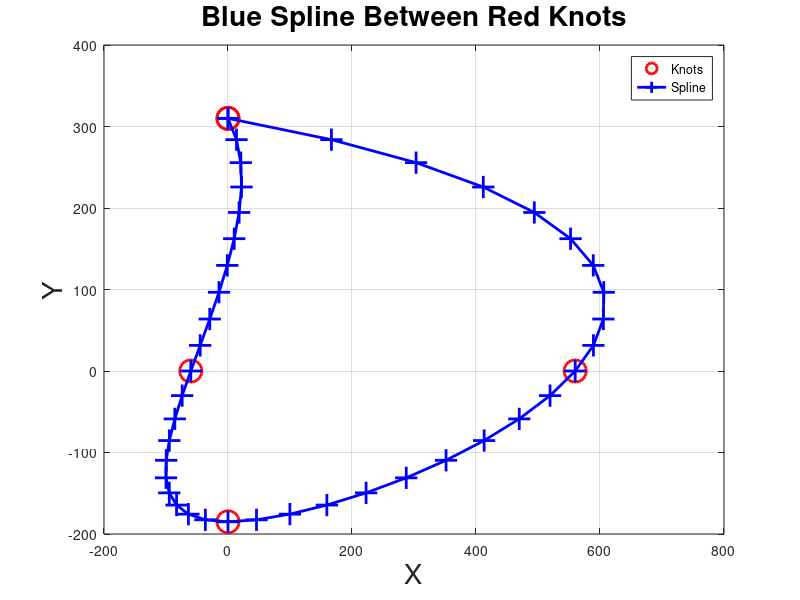

Write the MATLAB code that produced this figure.
clc;  % Clear command window.
clear;  % Delete all variables.
close all;  % Close all figure windows except those created by imtool.
workspace;  % Make sure the workspace panel is showing.
fontSize = 20;
x = [0, 560, 0, -60];  
y = [310, 0, -185, 0];
% Append first point to last to close the curve
x = [x, x(1)];
y = [y, y(1)];
plot(x, y, 'r*');
grid on;
set(gcf, 'Position', get(0,'Screensize')); % Enlarge figure to full screen.
set(gcf,'name','Spline Image Analysis Demo','numbertitle','off') 
% Calculate the area within the blue spline curve.
% You do not need to connect the last point back to the first point.
knots = [x; y];
areaOfPolygon = polyarea(x,y);
numberOfPoints = length(x);
% Interpolate with a spline curve and finer spacing.
originalSpacing = 1 : numberOfPoints;
% Make 9 points in between our original points that the user clicked on.
finerSpacing = 1 : 0.1 : numberOfPoints;
% Do the spline interpolation.
splineXY = spline(originalSpacing, knots, finerSpacing);
% Plot the interpolated curve.
hold off;
plot(knots(1, :), knots(2, :), 'ro', 'LineWidth', 2, 'MarkerSize', 16);
hold on;
plot(splineXY(1, :), splineXY(2, :), 'b+-', 'LineWidth', 2, 'MarkerSize', 16);
title('Blue Spline Between Red Knots', 'FontSize', fontSize);
legend('Knots', 'Spline');
xlabel('X', 'FontSize', fontSize);
ylabel('Y', 'FontSize', fontSize);
grid on;
hold off;
% Calculate the area within the blue spline curve.
% You do not need to connect the last point back to the first point.
x = splineXY(1, :);
y = splineXY(2, :);
areaInsideSplineCurve = polyarea(x,y);
% Give the area calculations.
message = sprintf('The area inside the polygon you drew is %.2f.\nThe area inside the blue spline curve is %.2f', ...
  areaOfPolygon, areaInsideSplineCurve);
fprintf(1, '%s', message); % Print to command window.
msgbox(message); % Show user via a popup message box.